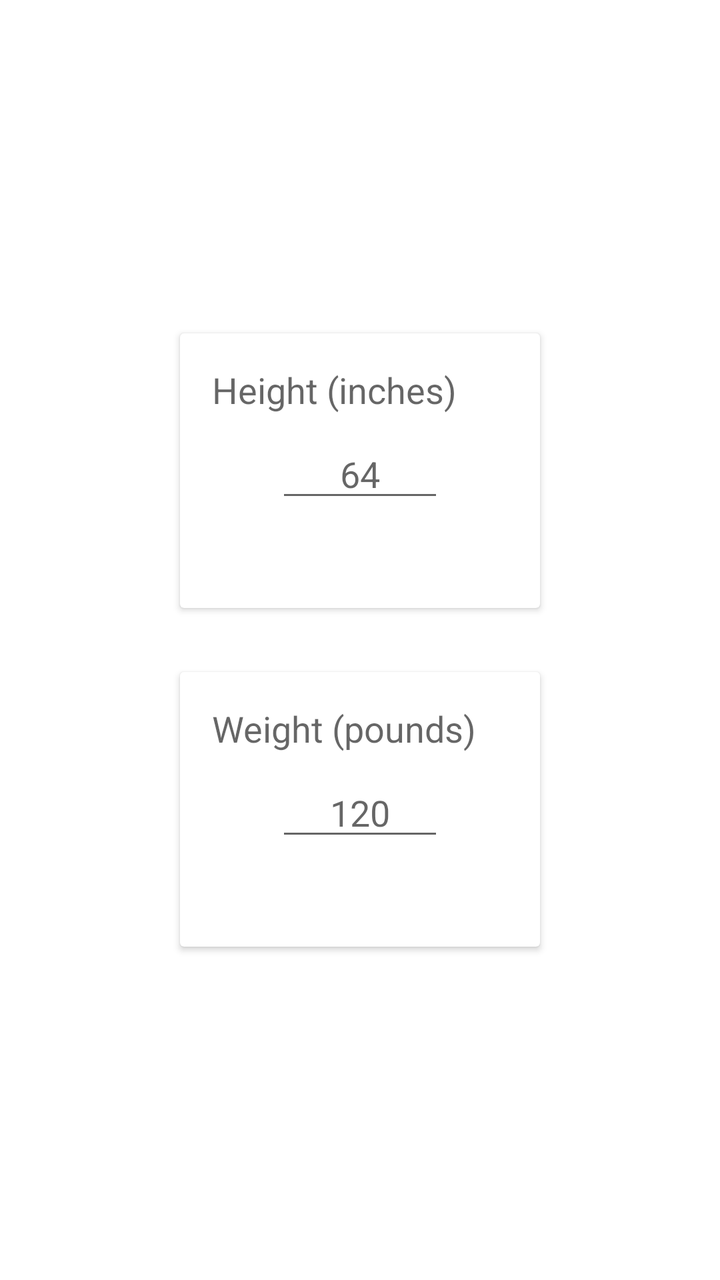
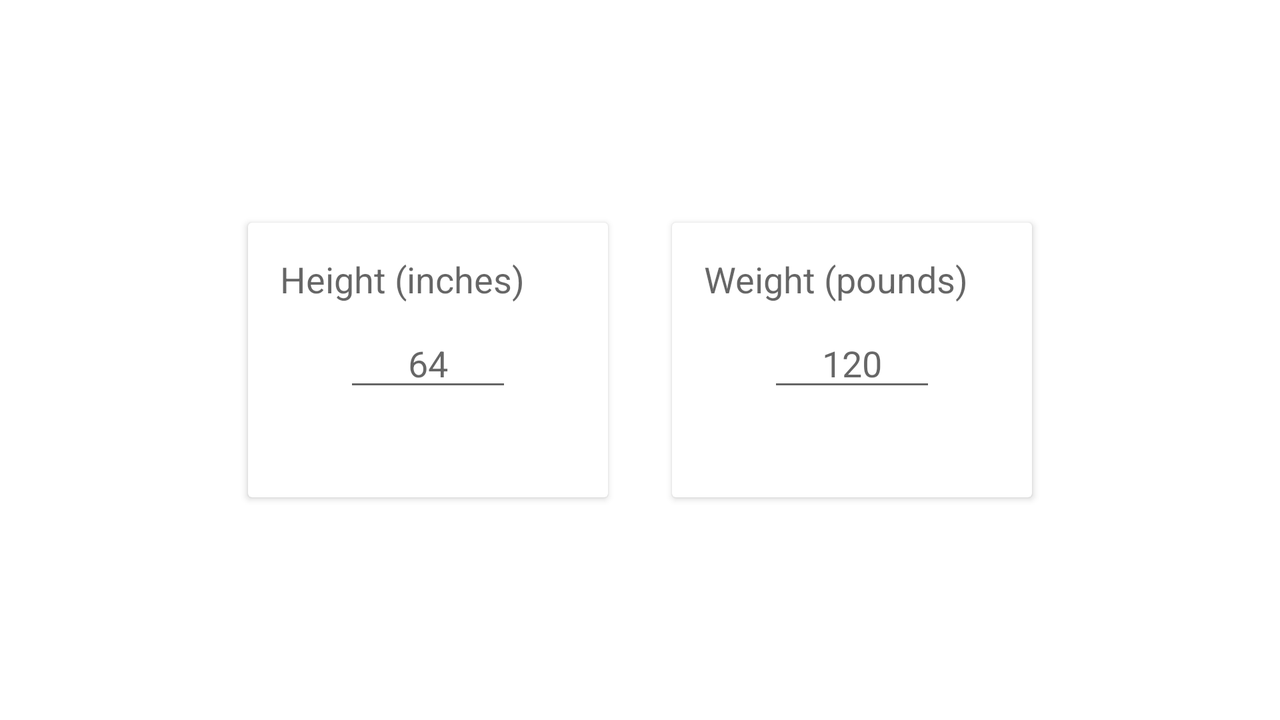

One screen, two layout resources from the same app: the default and the repository's alternative for another configuration. Each is rendered where Android would select it; the XML of both is given below.
<!-- AndroidManifest.xml: application theme Theme.BMI_Calculator -->
<!-- res/layout/main_include_both_cards_height_weight.xml -->
<?xml version="1.0" encoding="utf-8"?>
<LinearLayout xmlns:android="http://schemas.android.com/apk/res/android"
    xmlns:app="http://schemas.android.com/apk/res-auto"
    android:layout_width="match_parent"
    android:layout_height="match_parent"
    android:gravity="center"
    android:layout_centerVertical="true"
    android:orientation="vertical"
    app:layout_constraintBottom_toBottomOf="parent"
    app:layout_constraintEnd_toEndOf="parent"
    app:layout_constraintStart_toStartOf="parent"
    app:layout_constraintTop_toBottomOf="@+id/card_banner">

    <include layout="@layout/main_include_card_height" />

    <include layout="@layout/main_include_card_weight" />
</LinearLayout>
<!-- res/layout/main_include_card_height.xml (included above) -->
<?xml version="1.0" encoding="utf-8"?>
<androidx.cardview.widget.CardView xmlns:android="http://schemas.android.com/apk/res/android"
    xmlns:tools="http://schemas.android.com/tools"
    android:layout_width="wrap_content"
    android:layout_height="wrap_content"
    android:layout_margin="@dimen/standard_margin"
    android:layout_marginLeft="@dimen/fab_margin"
    android:layout_marginRight="@dimen/fab_margin"
    android:layout_marginBottom="@dimen/fab_margin"
    tools:showIn="@layout/main_include_both_cards_height_weight">

    <TextView
        android:id="@+id/tv_height"
        style="@style/multi_text_view_style"
        android:layout_margin="@dimen/standard_margin"
        android:text="@string/height_inches" />

    <EditText
        android:id="@+id/et_height"
        style="@style/main_edit_text_style"
        android:layout_margin="48dp"
        android:hint="@string/hint_height" />
</androidx.cardview.widget.CardView>
<!-- res/layout/main_include_card_weight.xml (included above) -->
<?xml version="1.0" encoding="utf-8"?>
<androidx.cardview.widget.CardView xmlns:android="http://schemas.android.com/apk/res/android"
    xmlns:tools="http://schemas.android.com/tools"
    android:layout_width="wrap_content"
    android:layout_height="wrap_content"
    android:layout_margin="@dimen/standard_margin"
    android:layout_marginLeft="@dimen/fab_margin"
    android:layout_marginRight="@dimen/fab_margin"
    android:layout_marginBottom="@dimen/fab_margin"
    tools:showIn="@layout/main_include_both_cards_height_weight">

    <TextView
        android:id="@+id/tv_weight"
        style="@style/multi_text_view_style"
        android:layout_margin="@dimen/standard_margin"
        android:text="@string/weight_pounds" />

    <EditText
        android:id="@+id/et_weight"
        style="@style/main_edit_text_style"
        android:layout_margin="@dimen/large_margin"
        android:hint="@string/hint_weight" />
</androidx.cardview.widget.CardView>
<!-- resources referenced by this layout -->
<resources>
  <dimen name="fab_margin">16dp</dimen>
  <dimen name="large_margin">48dp</dimen>
  <dimen name="standard_margin">16dp</dimen>
  <string name="height_inches">Height (inches)</string>
  <string name="hint_height">64</string>
  <string name="hint_weight">120</string>
  <string name="weight_pounds">Weight (pounds)</string>
  <style name="main_edit_text_style">
          <item name="android:layout_width">wrap_content</item>
          <item name="android:layout_height">wrap_content</item>
          <item name="android:ems">4</item>
          <item name="android:gravity">center_horizontal</item>
          <item name="android:inputType">numberDecimal</item>
      </style>
  <style name="multi_text_view_style">
          <item name="android:layout_width">wrap_content</item>
          <item name="android:layout_height">match_parent</item>
          <item name="android:layout_marginTop">@dimen/standard_margin</item>
          <item name="android:textAppearance">@style/TextAppearance.AppCompat.Medium</item>
      </style>
  <style name="Theme.BMI_Calculator" parent="Theme.MaterialComponents.DayNight.DarkActionBar">
          
          <item name="colorPrimary">@color/primaryColor</item>
          <item name="colorPrimaryVariant">@color/primaryDarkColor</item>
          <item name="colorOnPrimary">@color/primaryTextColor</item>
  
          
          <item name="colorSecondary">@color/secondaryColor</item>
          <item name="colorSecondaryVariant">@color/secondaryDarkColor</item>
          <item name="colorOnSecondary">@color/secondaryTextColor</item>
  
          
          <item name="android:statusBarColor" tools:targetApi="l">?attr/colorPrimaryVariant</item>
          
      </style>
  <color name="primaryColor">#2196f3</color>
  <color name="primaryDarkColor">#0069c0</color>
  <color name="primaryTextColor">#000000</color>
  <color name="secondaryColor">#3f51b5</color>
  <color name="secondaryDarkColor">#002984</color>
  <color name="secondaryTextColor">#ffffff</color>
</resources>
<!-- res/layout-land/main_include_both_cards_height_weight.xml (the repository's variant of the layout above) -->
<!-- drawn on the phone turned sideways -->
<?xml version="1.0" encoding="utf-8"?>
<LinearLayout xmlns:android="http://schemas.android.com/apk/res/android"
    xmlns:app="http://schemas.android.com/apk/res-auto"
    android:layout_width="match_parent"
    android:layout_height="match_parent"
    android:gravity="center"
    android:orientation="horizontal"
    app:layout_behavior="@string/appbar_scrolling_view_behavior"
    app:layout_constraintBottom_toBottomOf="parent"
    app:layout_constraintEnd_toEndOf="parent"
    app:layout_constraintTop_toBottomOf="@+id/card_banner"
    app:layout_constraintTop_toTopOf="parent">

    <include layout="@layout/main_include_card_height" />

    <include layout="@layout/main_include_card_weight" />
</LinearLayout>
<!-- res/layout/main_include_both_cards_height_weight.xml (included above) -->
<?xml version="1.0" encoding="utf-8"?>
<LinearLayout xmlns:android="http://schemas.android.com/apk/res/android"
    xmlns:app="http://schemas.android.com/apk/res-auto"
    android:layout_width="match_parent"
    android:layout_height="match_parent"
    android:gravity="center"
    android:layout_centerVertical="true"
    android:orientation="vertical"
    app:layout_constraintBottom_toBottomOf="parent"
    app:layout_constraintEnd_toEndOf="parent"
    app:layout_constraintStart_toStartOf="parent"
    app:layout_constraintTop_toBottomOf="@+id/card_banner">

    <include layout="@layout/main_include_card_height" />

    <include layout="@layout/main_include_card_weight" />
</LinearLayout>
